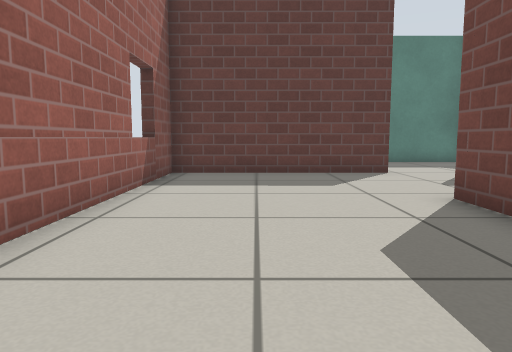
view 1 (above)

15 first-person views from a walk through a world built for the Gazebo simulator. The camera is 0.5 m above the floor, tilts 6° down and sees 70° across. The floor is counted in squares, 0.5 m on a side. Each view is taken from the middle of a square. On the plan, view 1 faces up. The plan holds only what a view shows up to about 13 squares ahead; the rest is blank. The place goes on beyond the plan. Gazebo's built-in surfaces are drawn with simple patterns.

view 2
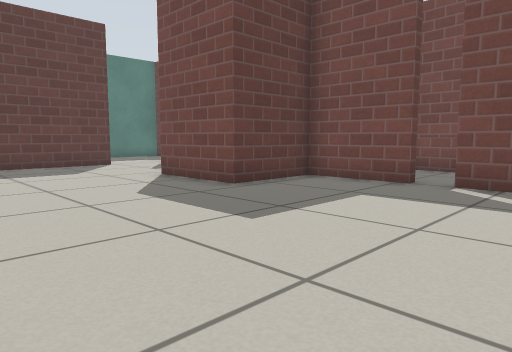

view 3
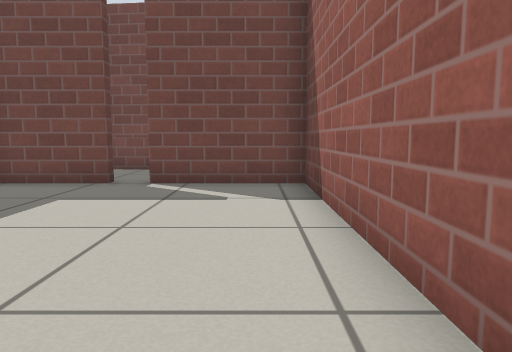

view 4
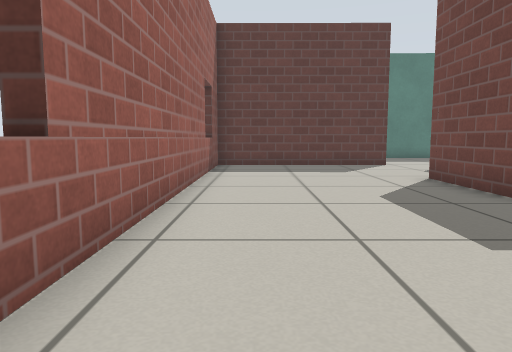

view 5
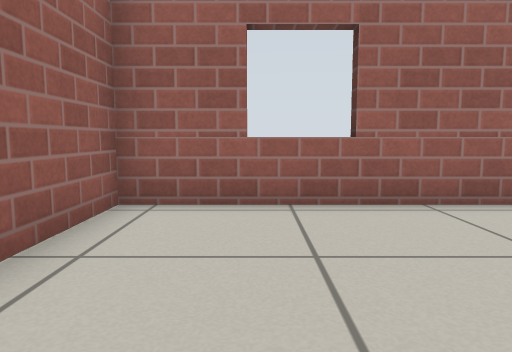

view 6
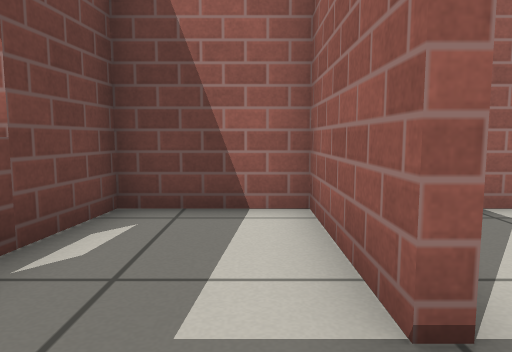

view 7
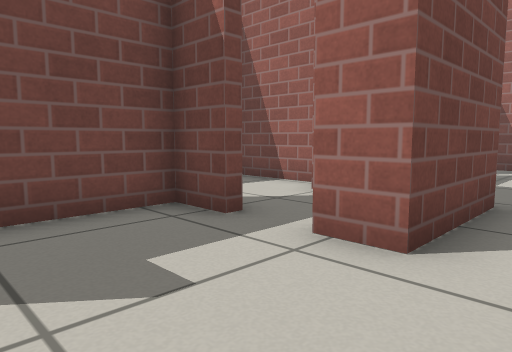

view 8
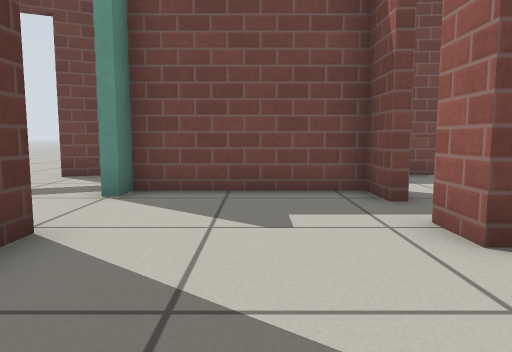

view 9
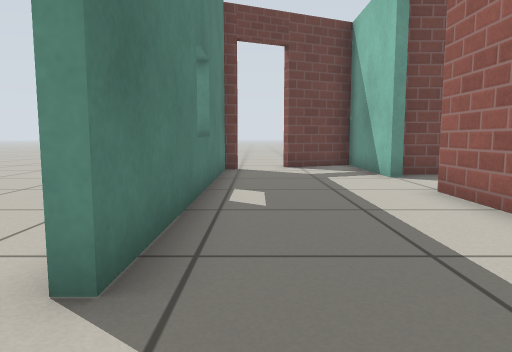

view 10
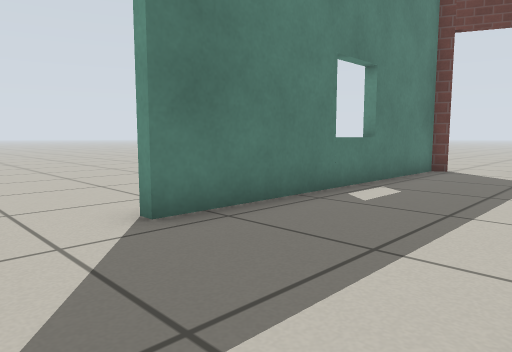

view 11
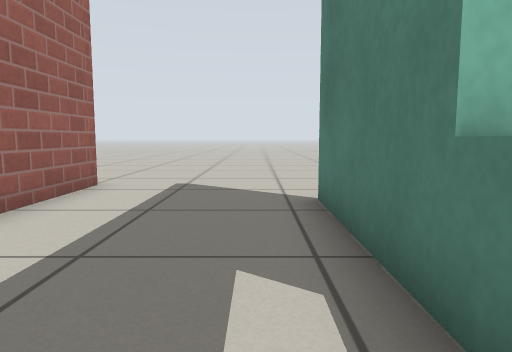

view 12
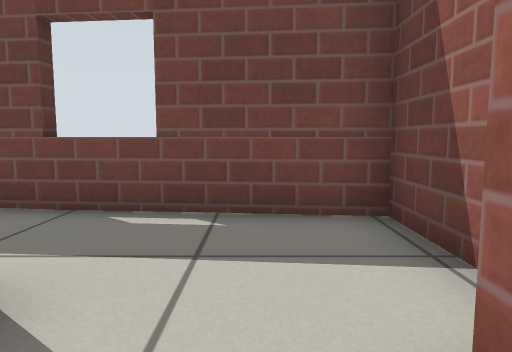

view 13
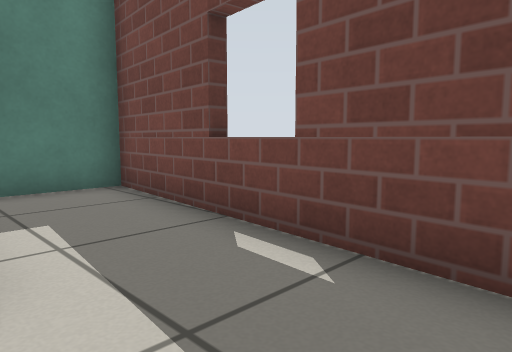

view 14
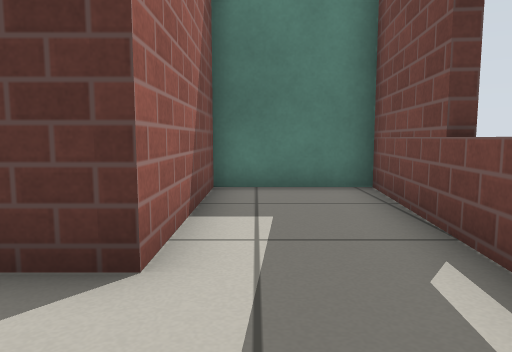

view 15
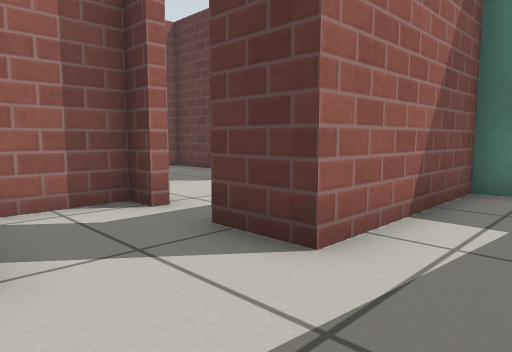

### Floor plan
Points are (right, up) in squares from view 1. A wall is a line through its corners. A room is listed if a view was taken in it or the views show most of it. See-through windows are left out.
Room 1 (views 1, 2, 3, 4, 5, 7, 8)
walls: (5.9, 0.1) (5.9, 2.9) (3.2, 2.9) (3.2, 5.9); (3.7, 10.3) (-2.4, 10.3) (-2.4, -4.1) (5.9, -4.1) (5.9, -0.6)
ways out: opening at (6, 0) to room 2; opening at (3, 8) to room 5
Room 2 (view 6)
walls: (6.2, -0.6) (6.2, -4.1) (8.5, -4.1); (9.4, 0.3) (9.5, 1.5); (9, -3.4) (9.2, -1.9)
ways out: opening at (6, 0) to room 1
Room 3 (views 9, 10, 11)
walls: (6.1, 10.6) (10.3, 10.6) (9.2, 12.9); (-2.7, 10.6) (3.8, 10.6); (6.8, 10.3) (6.1, 10.3); (8.5, 14.5) (8.3, 15) (-0.9, 15)
ways out: opening at (5, 10) to room 5; open door at (9, 13.5)
Room 4 (views 12, 13, 14, 15)
walls: (6.9, 2.3) (9.6, 2.3) (10.4, 10.4); (4.3, 5.6) (3.5, 5.6) (3.5, 3.9); (10.4, 10.3) (7.1, 10.3) (7.1, 5.6) (5.6, 5.6)
ways out: opening at (5, 6) to room 5
Room 5 (no view inside)
walls: (5.6, 5.6) (5.6, 5.9) (6.8, 5.9) (6.8, 10.3); (3.2, 5.9) (4.3, 5.9)
ways out: opening at (3, 8) to room 1; opening at (5, 10) to room 3; opening at (5, 6) to room 4

Where each view was taken, in squares from view 1:
view 1: 0 up, 0 right, facing up
view 2: 3 down, 2 left, facing up-right
view 3: 3 down, 2 left, facing right
view 4: 3 down, 1 left, facing up
view 5: 2 down, 3 right, facing left
view 6: 1 up, 7 right, facing down
view 7: 9 up, 2 right, facing down-right
view 8: 8 up, 0 right, facing right
view 9: 14 up, 3 left, facing right
view 10: 11 up, 3 left, facing up-right
view 11: 14 up, 5 right, facing left
view 12: 4 up, 5 right, facing right
view 13: 3 up, 7 right, facing up-right
view 14: 3 up, 8 right, facing up
view 15: 3 up, 9 right, facing up-left
